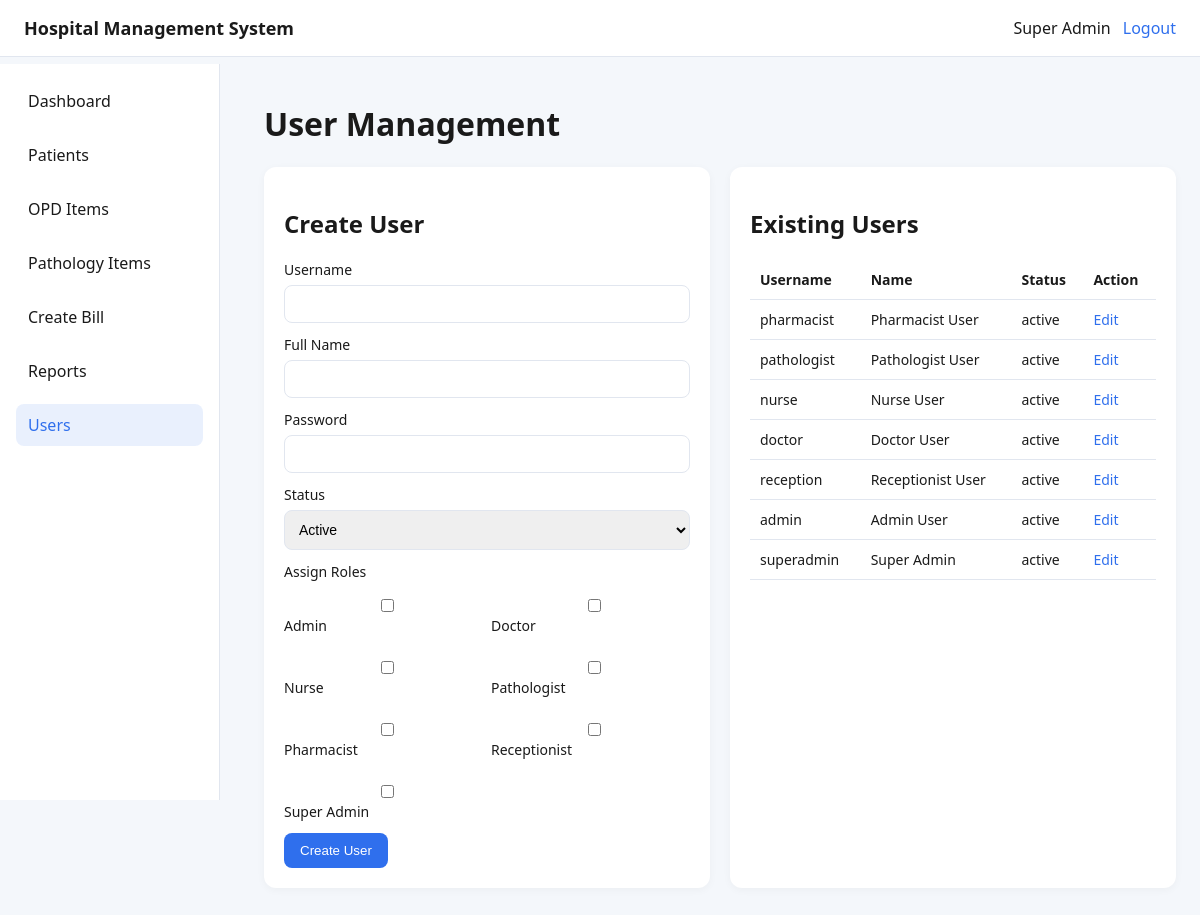
The app's page /index.php?route=users (signed in) with its own data.
### tables this page shows
CREATE TABLE users (
    id INT AUTO_INCREMENT PRIMARY KEY,
    username VARCHAR(100) NOT NULL UNIQUE,
    full_name VARCHAR(150) NOT NULL,
    password_hash VARCHAR(255) NOT NULL,
    status ENUM('active', 'disabled') NOT NULL DEFAULT 'active',
    created_at TIMESTAMP DEFAULT CURRENT_TIMESTAMP
);

CREATE TABLE roles (
    id INT AUTO_INCREMENT PRIMARY KEY,
    name VARCHAR(100) NOT NULL UNIQUE
);

### app/core/Controller.php (called while the page is built, shortened)
<?php
class Controller
{
    protected function render(string $view, array $data = []): void
    {
        extract($data);
        include __DIR__ . '/../views/layouts/header.php';
        include __DIR__ . '/../views/' . $view . '.php';
        include __DIR__ . '/../views/layouts/footer.php';
    }
}

### app/controllers/UsersController.php (called while the page is built, shortened)
<?php
class UsersController extends Controller
{
    public function index(): void
    {
        $users = User::all();
        $roles = User::rolesList();
        $this->render('users/index', ['users' => $users, 'roles' => $roles]);
    }
}

### app/config/config.php (called while the page is built)
<?php
return [
    'db' => [
        'host' => '127.0.0.1',
        'name' => 'hospital_db',
        'user' => 'root',
        'pass' => '',
        'charset' => 'utf8mb4',
    ],
    'app' => [
        'base_url' => '/public',
        'name' => 'Hospital Management System',
    ],
];

### app/helpers.php (called while the page is built)
<?php
function e(string $value): string
{
    return htmlspecialchars($value, ENT_QUOTES, 'UTF-8');
}
function base_url(string $path = ''): string
{
    $config = require __DIR__ . '/config/config.php';
    $base = rtrim($config['app']['base_url'], '/');
    return $base . '/' . ltrim($path, '/');
}

### app/core/Auth.php (called while the page is built, shortened)
<?php
class Auth
{
    public static function user(): ?array
    {
        return $_SESSION['user'] ?? null;
    }
    public static function check(): bool
    {
        return isset($_SESSION['user']);
    }
}

### app/models/User.php (called while the page is built, shortened)
<?php
class User
{
    public static function all(): array
    {
        $pdo = Database::connection();
        return $pdo->query('SELECT id, username, full_name, status FROM users ORDER BY id DESC')->fetchAll();
    }
    public static function rolesList(): array
    {
        $pdo = Database::connection();
        return $pdo->query('SELECT id, name FROM roles ORDER BY name')->fetchAll();
    }
}

### app/core/RBAC.php (called while the page is built, shortened)
<?php
class RBAC
{
    public static function hasPermission(string $permission): bool
    {
        $user = Auth::user();
        return in_array($permission, $_SESSION['permissions'], true);
    }
}

### app/views/users/index.php (the view, shortened to what this page needs)
<h1>User Management</h1>
<section class="grid">
    <div class="card">
        <h2>Create User</h2>
        <form method="POST" action="index.php?route=users/store">
            <label>Username
                <input type="text" name="username" required>
            </label>
            <label>Full Name
                <input type="text" name="full_name" required>
            </label>
            <label>Password
                <input type="password" name="password" required>
            </label>
            <label>Status
                <select name="status">
                    <option value="active">Active</option>
                </select>
            </label>
            <label>Assign Roles</label>
            <div class="checkbox-group">
                <?php foreach ($roles as $role): ?>
                    <label>
                        <input type="checkbox" name="roles[]" value="<?= e($role['id']) ?>">
                        <?= e($role['name']) ?>
                    </label>
                <?php endforeach; ?>
            </div>
            <button class="btn-primary">Create User</button>
        </form>
    </div>
    <div class="card">
        <h2>Existing Users</h2>
        <table>
            <thead>
                <tr>
                    <th>Username</th>
                    <th>Name</th>
                    <th>Status</th>
                    <th>Action</th>
                </tr>
            </thead>
            <tbody>
                <?php foreach ($users as $user): ?>
                    <tr>
                        <td><?= e($user['username']) ?></td>
                        <td><?= e($user['full_name']) ?></td>
                        <td><?= e($user['status']) ?></td>
                        <td><a class="btn-link" href="index.php?route=users/edit&id=<?= e($user['id']) ?>">Edit</a></td>
                    </tr>
                <?php endforeach; ?>
            </tbody>
        </table>
    </div>
</section>

### public/index.php (shortened to what this page needs)
<?php
require __DIR__ . '/../app/helpers.php';
require __DIR__ . '/../app/core/Auth.php';
require __DIR__ . '/../app/core/RBAC.php';
require __DIR__ . '/../app/core/Controller.php';
$route = $_GET['route'] ?? '';
switch ($route) {
    case 'users':
        (new UsersController())->index();
        break;
}

### app/views/layouts/header.php (shortened to what this page needs)
<?php
$config = require __DIR__ . '/../../config/config.php';
?>
<!DOCTYPE html>
<html lang="en">
<head>
    <link rel="stylesheet" href="<?= base_url('assets/css/styles.css') ?>">
</head>
<body>
<header class="topbar">
    <div class="logo"><?= e($config['app']['name']) ?></div>
    <?php if (Auth::check()): ?>
        <div class="user-info">
            <span><?= e(Auth::user()['full_name']) ?></span>
            <a href="index.php?route=logout" class="btn-link">Logout</a>
        </div>
    <?php endif; ?>
</header>
<?php if (Auth::check()): ?>
<nav class="sidebar">
    <a href="index.php">Dashboard</a>
    <?php if (RBAC::hasPermission('manage_patients')): ?>
        <a href="index.php?route=patients">Patients</a>
    <?php endif; ?>
    <?php if (RBAC::hasPermission('manage_opd')): ?>
        <a href="index.php?route=opd">OPD Items</a>
    <?php endif; ?>
    <?php if (RBAC::hasPermission('manage_pathology')): ?>
        <a href="index.php?route=pathology">Pathology Items</a>
    <?php endif; ?>
    <?php if (RBAC::hasPermission('manage_billing')): ?>
        <a href="index.php?route=billing/create">Create Bill</a>
    <?php endif; ?>
    <?php if (RBAC::hasPermission('view_reports')): ?>
        <a href="index.php?route=reports">Reports</a>
    <?php endif; ?>
    <?php if (RBAC::hasPermission('manage_users')): ?>
        <a href="index.php?route=users">Users</a>
    <?php endif; ?>
</nav>
<main class="content">
<?php endif; ?>

### app/views/layouts/footer.php (shortened to what this page needs)
<?php if (Auth::check()): ?>
</main>
<?php endif; ?>
</body>
</html>

### public/assets/css/styles.css (style rules this page uses)
:root { --primary: #2f6fed; --secondary: #1b9aaa; --background: #f4f7fb; --text: #1a1a1a; --card: #ffffff; --border: #e1e6ef; }
* { box-sizing: border-box; }
body { margin: 0; font-family: "Segoe UI", sans-serif; color: var(--text); background: var(--background); }
.topbar { display: flex; align-items: center; justify-content: space-between; padding: 16px 24px; background: var(--card); border-bottom: 1px solid var(--border); }
.logo { font-weight: 600; font-size: 18px; }
.user-info { display: flex; gap: 12px; align-items: center; }
.sidebar { position: fixed; top: 64px; left: 0; width: 220px; height: calc(100vh - 64px); background: var(--card); border-right: 1px solid var(--border); display: flex; flex-direction: column; padding: 16px; gap: 12px; }
.sidebar a { text-decoration: none; color: var(--text); padding: 10px 12px; border-radius: 8px; }
.sidebar a.active, .sidebar a:hover { background: rgba(47, 111, 237, 0.1); color: var(--primary); }
.content { margin-left: 240px; padding: 24px; }
.card { background: var(--card); padding: 20px; border-radius: 12px; box-shadow: 0 2px 8px rgba(0, 0, 0, 0.04); margin-bottom: 20px; }
.grid { display: grid; gap: 20px; grid-template-columns: repeat(auto-fit, minmax(280px, 1fr)); }
label { display: block; margin-bottom: 12px; font-size: 14px; }
input, select, textarea { width: 100%; padding: 10px; border-radius: 8px; border: 1px solid var(--border); margin-top: 6px; font-size: 14px; }
button { border: none; cursor: pointer; }
.btn-primary { background: var(--primary); color: white; padding: 10px 16px; border-radius: 8px; }
.btn-link { background: none; color: var(--primary); text-decoration: none; }
table { width: 100%; border-collapse: collapse; font-size: 14px; }
table th, table td { padding: 10px; border-bottom: 1px solid var(--border); text-align: left; }
.checkbox-group { display: grid; grid-template-columns: repeat(auto-fit, minmax(160px, 1fr)); gap: 8px; }

### records on screen
users: full_name "Super Admin", username "superadmin", status "active"
roles: name "Admin"
roles: name "Doctor"
roles: name "Nurse"
roles: name "Pathologist"
roles: name "Pharmacist"
roles: name "Receptionist"
roles: name "Super Admin"
users: username "pharmacist", full_name "Pharmacist User", status "active"
users: username "pathologist", full_name "Pathologist User", status "active"
users: username "nurse", full_name "Nurse User", status "active"
users: username "doctor", full_name "Doctor User", status "active"
users: username "reception", full_name "Receptionist User", status "active"
users: username "admin", full_name "Admin User", status "active"

### other values on screen
$config['app']['name'] "Hospital Management System"
